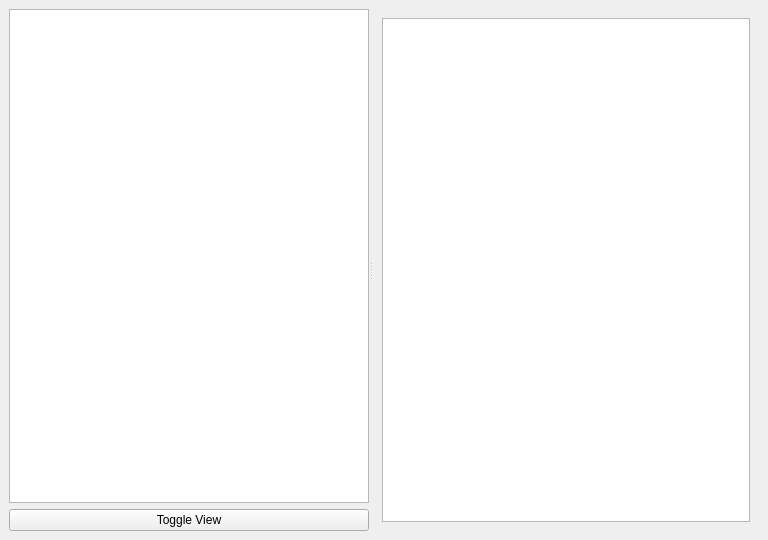
<?xml version="1.0" encoding="UTF-8"?>
<ui version="4.0">
 <class>MainWindow</class>
 <widget class="QMainWindow" name="MainWindow">
  <property name="geometry">
   <rect>
    <x>0</x>
    <y>0</y>
    <width>768</width>
    <height>540</height>
   </rect>
  </property>
  <property name="windowTitle">
   <string>FileEx</string>
  </property>
  <widget class="QWidget" name="centralwidget">
   <layout class="QHBoxLayout" name="horizontalLayout">
    <item>
     <widget class="QSplitter" name="splitter">
      <property name="orientation">
       <enum>Qt::Orientation::Horizontal</enum>
      </property>
      <widget class="QWidget" name="">
       <layout class="QVBoxLayout" name="lhsVLayout">
        <item>
         <widget class="QTreeView" name="fileTreeView"/>
        </item>
        <item>
         <widget class="QPushButton" name="toggleViewBtn">
          <property name="sizePolicy">
           <sizepolicy hsizetype="Preferred" vsizetype="Fixed">
            <horstretch>0</horstretch>
            <verstretch>0</verstretch>
           </sizepolicy>
          </property>
          <property name="text">
           <string>Toggle View</string>
          </property>
         </widget>
        </item>
       </layout>
      </widget>
      <widget class="QStackedWidget" name="mainStackedWidget">
       <property name="sizePolicy">
        <sizepolicy hsizetype="Preferred" vsizetype="Preferred">
         <horstretch>0</horstretch>
         <verstretch>0</verstretch>
        </sizepolicy>
       </property>
       <property name="currentIndex">
        <number>1</number>
       </property>
       <widget class="QWidget" name="detailsPage">
        <layout class="QVBoxLayout" name="verticalLayout">
         <item>
          <widget class="QTableView" name="detailsTableView"/>
         </item>
        </layout>
       </widget>
       <widget class="QWidget" name="IconViewsPage">
        <layout class="QVBoxLayout" name="verticalLayout_2">
         <item>
          <widget class="QListView" name="IconsListView"/>
         </item>
        </layout>
       </widget>
      </widget>
     </widget>
    </item>
   </layout>
  </widget>
 </widget>
 <resources/>
 <connections/>
</ui>
